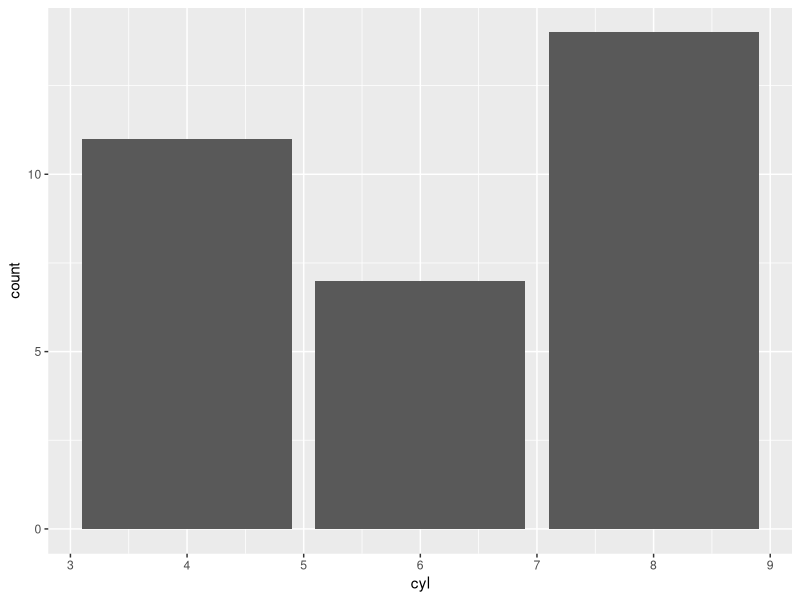
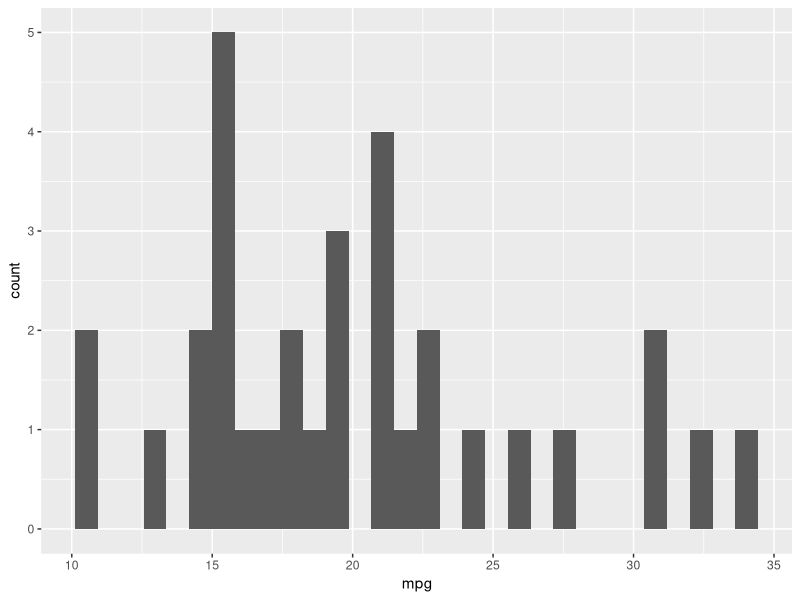
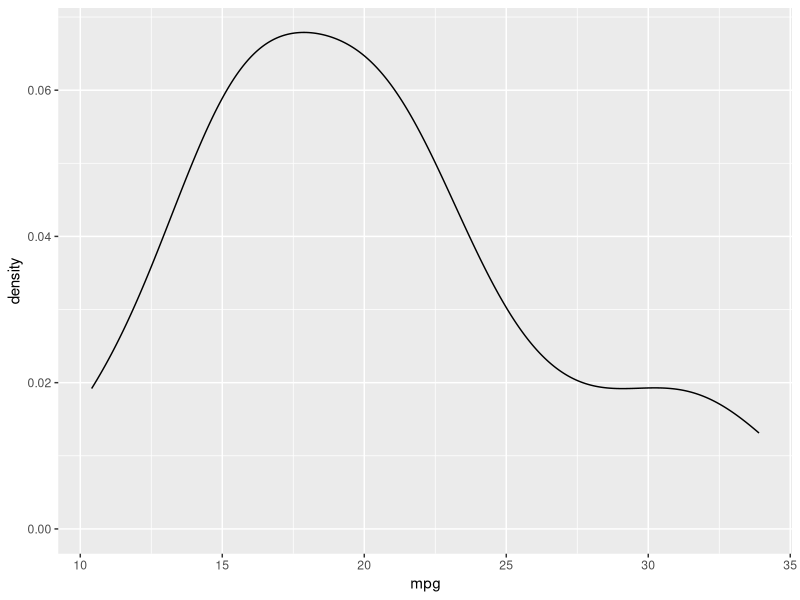
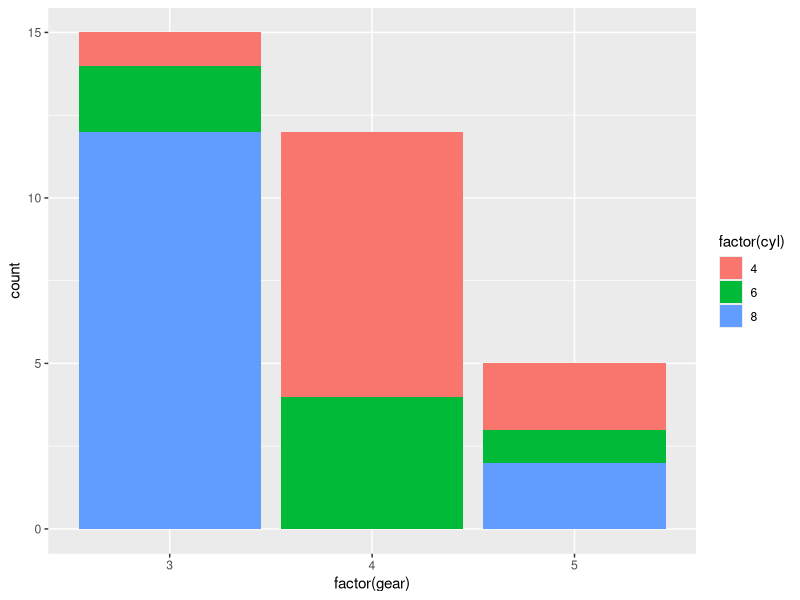
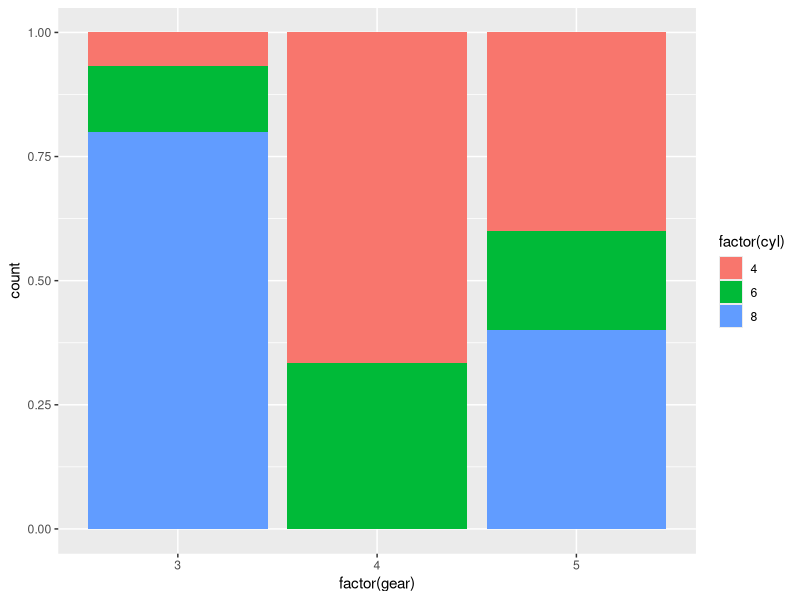
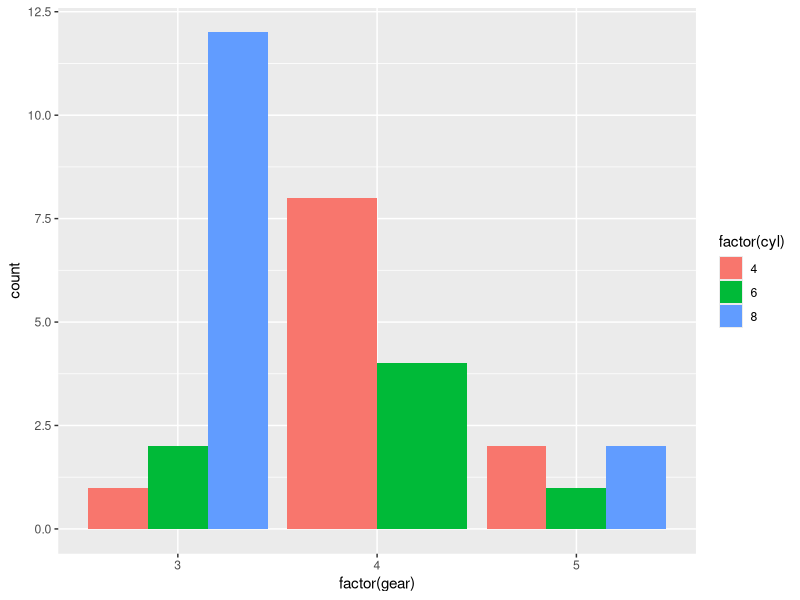
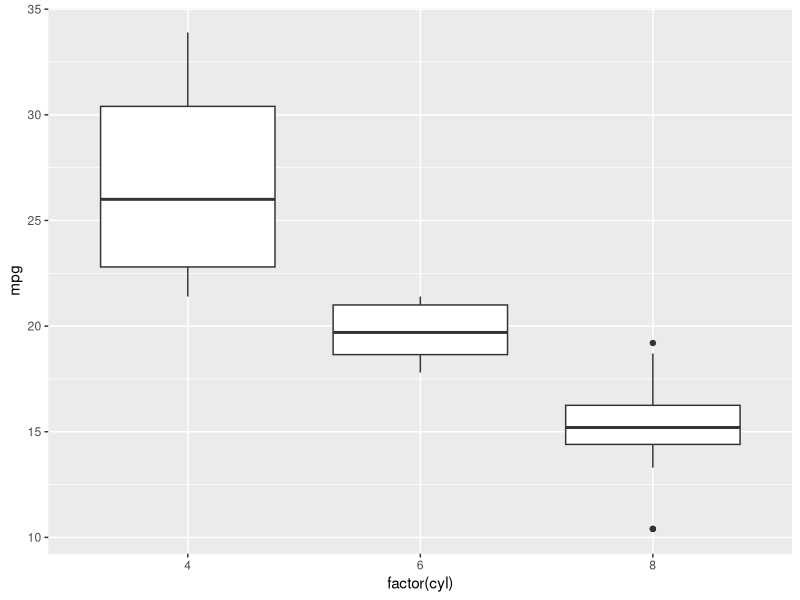
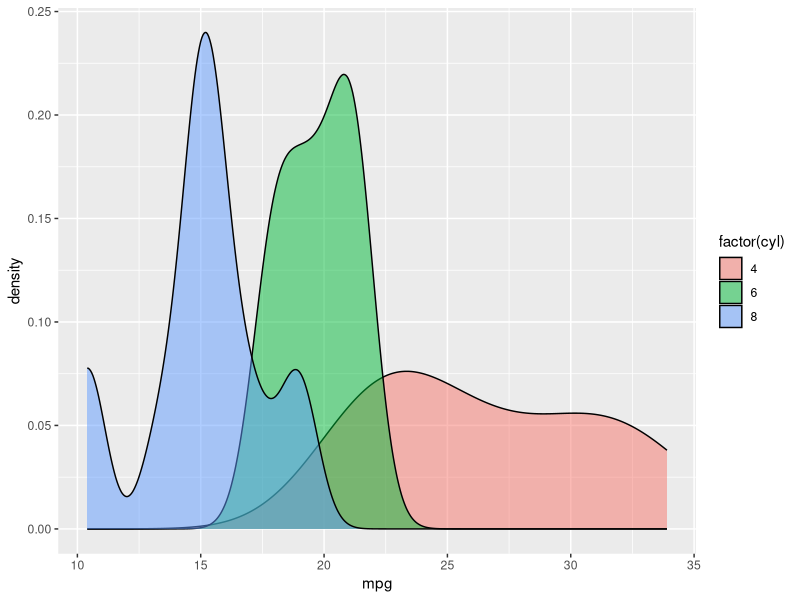

Reproduce these figures in R, in order.
## ---- chunk 1
knitr::opts_chunk$set(message = FALSE, warning = FALSE, error = FALSE, fig.height = 3)
## ---- chunk 2
df <- data.frame(numbers = 1:5, 
                 cities = c("Kabul", "Mazar", "Herat", "Jalalabad", "Kandahar"), 
                 population = c(4.635, 0.693, 1.780, 0.356, 0.557))
## ---- chunk 3
library(tidyverse)
df <- mutate(df, cities = as.character(df$cities))
## ---- chunk 4
df
## ---- chunk 5
df[2, 2]
## ---- chunk 6
df[2, ]
## ---- chunk 7
df[, 2]
## ---- chunk 8
df[-4, ]
## ---- chunk 9
df[c(2,3,1), ]
## ---- chunk 10
df$cities
## ---- chunk 11
df
data.frame(df, new_column = c(T,T,F,F,T))
## ---- chunk 12
df$new_column <- c(T,T,F,F,T)
df
## ---- chunk 13
titanic <- as.data.frame(Titanic)
## ---- chunk 14
nrow(titanic)
ncol(titanic)
dim(titanic)
str(titanic)
colnames(titanic)
rownames(titanic)
summary(titanic)
head(titanic)
tail(titanic)
## ---- chunk 15
table(titanic$Class)
unique(titanic$Class) #Levels because column Class is factor type (a type of character)
summary(titanic$Class)
## ---- chunk 16
ggplot(mtcars, aes(x = cyl)) + # data component
  geom_bar() # geom component
## ---- chunk 17
ggplot(mtcars, aes(x = mpg)) +  # data component
  geom_histogram() # geom component
ggplot(mtcars, aes(x = mpg)) +
  geom_density()
## ---- chunk 18
ggplot(mtcars, aes(x = factor(gear), fill = factor(cyl))) +  # data component
  geom_bar() # geom component
## ---- chunk 19
ggplot(mtcars, aes(x = factor(gear), fill = factor(cyl))) +
  geom_bar(position = "fill")
ggplot(mtcars, aes(x = factor(gear), fill = factor(cyl))) +
  geom_bar(position = "dodge")
## ---- chunk 20
ggplot(mtcars, aes(x = factor(cyl), y = mpg)) +  # Note continous variable is on y axis
  geom_boxplot()
ggplot(mtcars, aes(x = mpg, fill = factor(cyl))) + # Note continuous variable is on x axis
  geom_density(alpha = .5) # using alpha we assign 50% color transparency
## ---- chunk 21
ggplot(mtcars, aes(x = wt, y = mpg)) +  # data component
  geom_point() # geom component
## ---- chunk 22
ggplot(mtcars, aes(x = factor(cyl), y = mpg, col = factor(gear))) +
  geom_boxplot() +
  facet_wrap(~factor(gear)) # facet component
## ---- chunk 23
ggplot(mtcars, aes(x = wt, y = mpg)) +
  geom_point() +
  facet_wrap(~factor(cyl)) # facet component
## ---- chunk 24
ggplot(mtcars, aes(x = wt, y = mpg, size = disp)) +
  geom_point(alpha = .5) # alpha controls transparency of points
## ---- chunk 25
ggplot(mtcars, aes(x = wt, y = mpg, color = disp)) +
  geom_point() + 
  theme_bw() # applies black and white theme
